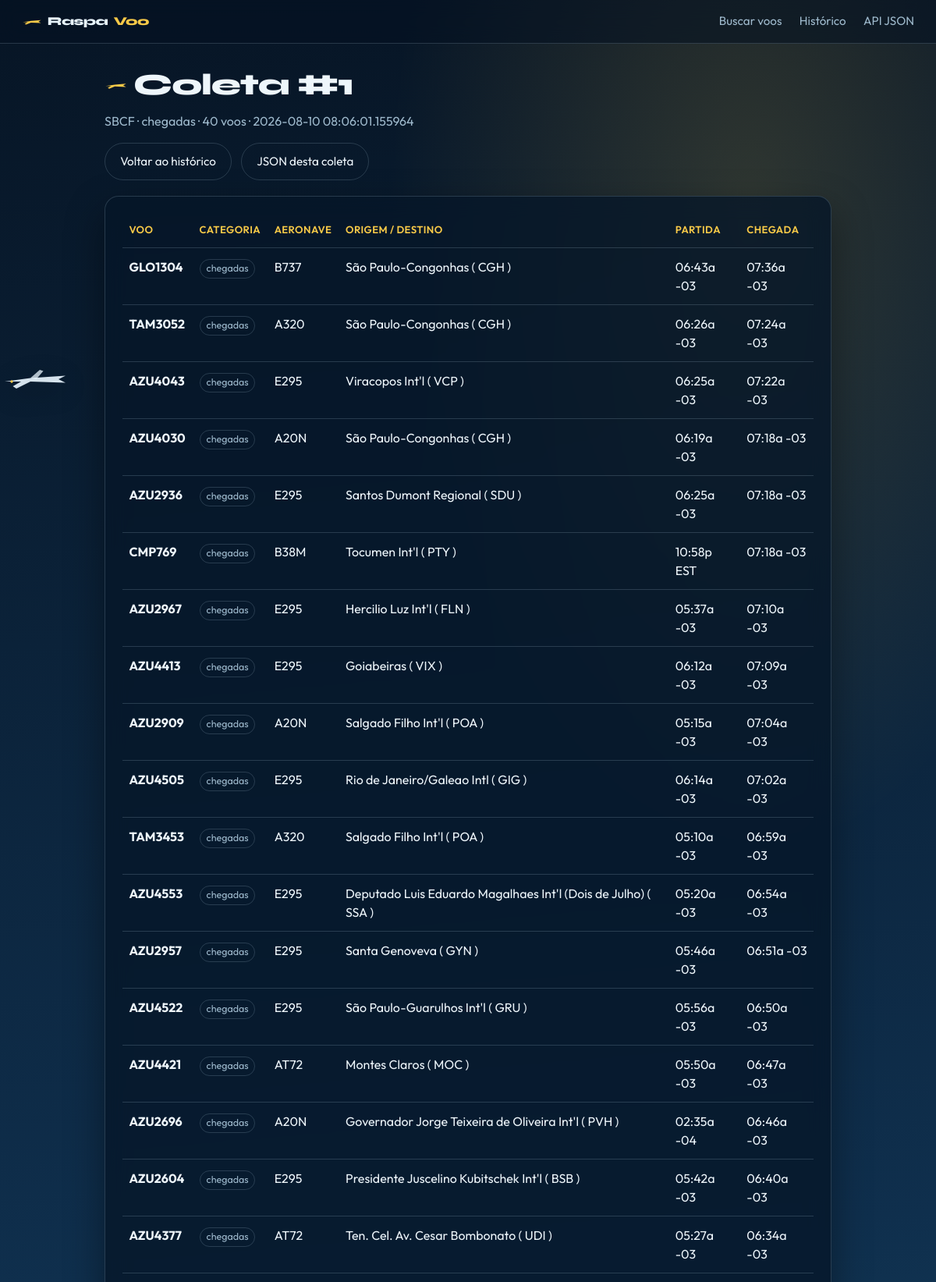
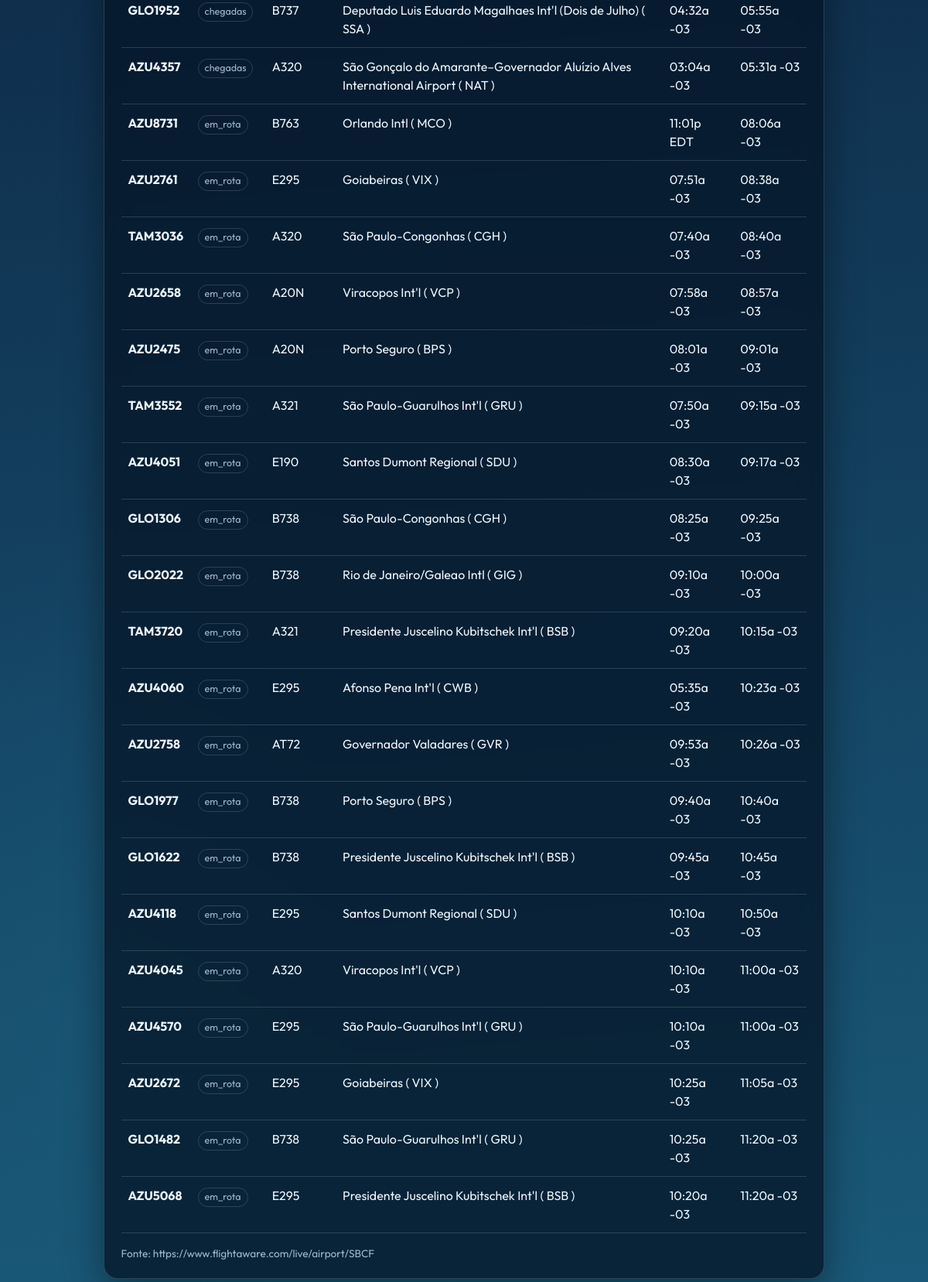
The app's page /historico/1 with its own data (2 pictures, top to bottom).
### models/coleta_voo.py (models this page shows, shortened)
class ColetaVoo(ModeloBase):
    __bind_key__ = "historico"
    __tablename__ = "coletas_voo"
    fonte = db.Column(db.String(255), nullable=False)
    aeroporto = db.Column(db.String(10), nullable=False)
    tipo_busca = db.Column(db.String(20), nullable=False)
    total = db.Column(db.Integer, nullable=False, default=0)
    voos = db.relationship(
        "VooInfo",
        back_populates="coleta",
        cascade="all, delete-orphan",
    )

### models/voo_info.py (models this page shows, shortened)
class VooInfo(ModeloBase):
    __bind_key__ = "historico"
    __tablename__ = "voos_info"
    coleta_id = db.Column(
        db.Integer,
        db.ForeignKey("coletas_voo.id"),
        nullable=False,
    )
    categoria = db.Column(db.String(40), nullable=False)
    identificacao = db.Column(db.String(40), nullable=False)
    tipo_aeronave = db.Column(db.String(40))
    local = db.Column(db.String(200))
    partida = db.Column(db.String(80))
    chegada = db.Column(db.String(80))
    coleta = db.relationship("ColetaVoo", back_populates="voos")

### controllers/site_controller.py (the view)
@site_bp.route("/historico/<int:coleta_id>")
def detalhe_coleta(coleta_id: int):
    coleta = db.session.get(ColetaVoo, coleta_id)
    if not coleta:
        flash("Coleta não encontrada.", "erro")
        return redirect(url_for("site.historico"))
    return render_template("detalhe_coleta.html", coleta=coleta)

### views/templates/detalhe_coleta.html (shortened to what this page needs)
{% extends "layout.html" %}
{% block content %}
<section class="topo-pagina">
    <h1>
        <svg class="titulo-aviao" viewBox="0 0 48 20" aria-hidden="true">
            <path d="M2 12 L22 9 L46 7 L40 11 L46 14 L22 13 L10 18 L7 16 L14 12 Z" fill="currentColor"/>
        </svg>
        Coleta #{{ coleta.id }}
    </h1>
    <p class="subtitulo">
        {{ coleta.aeroporto }} · {{ coleta.tipo_busca }} · {{ coleta.total }} voos · {{ coleta.data_criacao }}
    </p>
    <div class="hero-actions">
        <a class="btn" href="{{ url_for('site.historico') }}">Voltar ao histórico</a>
        <a class="btn" href="/api/historico/coletas/{{ coleta.id }}" target="_blank">JSON desta coleta</a>
    </div>
</section>
<section class="painel" style="margin-top: 1.25rem;">
    {% if coleta.voos %}
    <div class="tabela-wrap">
        <table class="tabela">
            <thead>
                <tr>
                    <th>Voo</th>
                    <th>Categoria</th>
                    <th>Aeronave</th>
                    <th>Origem / Destino</th>
                    <th>Partida</th>
                    <th>Chegada</th>
                </tr>
            </thead>
            <tbody>
                {% for v in coleta.voos %}
                <tr>
                    <td><strong>{{ v.identificacao }}</strong></td>
                    <td><span class="tag">{{ v.categoria }}</span></td>
                    <td>{{ v.tipo_aeronave or "—" }}</td>
                    <td>{{ v.local or "—" }}</td>
                    <td>{{ v.partida or "—" }}</td>
                    <td>{{ v.chegada or "—" }}</td>
                </tr>
                {% endfor %}
            </tbody>
        </table>
    </div>
    {% else %}
    <p class="vazio">Esta coleta não tem voos.</p>
    {% endif %}
    <p class="fonte">Fonte: {{ coleta.fonte }}</p>
</section>
{% endblock %}

### views/templates/layout.html (shortened to what this page needs)
<!DOCTYPE html>
<html lang="pt-BR">
<head>
    <link rel="stylesheet" href="{{ url_for('static', filename='css/style.css') }}">
</head>
<body>
    <div class="ceu" aria-hidden="true">
    </div>
    <nav class="nav">
        <a class="nav-brand" href="{{ url_for('site.home') }}">
            <svg class="nav-aviao" viewBox="0 0 48 20" aria-hidden="true">
                <path d="M2 12 L22 9 L46 7 L40 11 L46 14 L22 13 L10 18 L7 16 L14 12 Z" fill="currentColor"/>
            </svg>
            Raspa<span>Voo</span>
        </a>
        <a href="{{ url_for('site.home') }}">Buscar voos</a>
        <a href="{{ url_for('site.historico') }}">Histórico</a>
        <a href="/api" target="_blank">API JSON</a>
    </nav>
    <main class="container">
        {% block content %}{% endblock %}
    </main>
</body>
</html>

### views/static/css/style.css (style rules this page uses)
* { box-sizing: border-box; }
:root { --ceu-alto: #071525; --ceu-meio: #0f2f4d; --horizonte: #1a5a7a; --pista: #f7c948; --pista-clara: #ffe08a; --nuvem: #e8f4fc; --texto: #eef6fb; --texto-suave: #9eb9cc; --painel: rgba(6, 22, 40, 0.78); --borda: rgba(158, 185, 204, 0.22); --erro: #ff8a7a; --sucesso: #5eead4; --sombra: 0 20px 50px rgba(0, 0, 0, 0.4); }
body { margin: 0; min-height: 100vh; font-family: "Outfit", sans-serif; color: var(--texto); background: radial-gradient(ellipse 70% 45% at 80% 8%, rgba(247, 201, 72, 0.16), transparent 55%), radial-gradient(ellipse 50% 35% at 10% 90%, rgba(26, 90, 122, 0.45), transparent 60%), linear-gradient(175deg, var(--ceu-alto) 0%, var(--ceu-meio) 48%, var(--horizonte) 100%); background-attachment: fixed; line-height: 1.5; overflow-x: hidden; }
.ceu { position: fixed; inset: 0; pointer-events: none; z-index: 0; overflow: hidden; }
.aviao-flutuante { position: absolute; top: 14%; width: 90px; color: var(--nuvem); animation: voar 28s linear infinite; filter: drop-shadow(0 8px 16px rgba(0, 0, 0, 0.35)); }
.nav, .container { position: relative; z-index: 1; }
.nav { display: flex; flex-wrap: wrap; gap: 0.85rem 1.4rem; align-items: center; padding: 1rem 1.75rem; border-bottom: 1px solid var(--borda); backdrop-filter: blur(12px); background: rgba(5, 18, 34, 0.55); }
.nav a { color: var(--texto-suave); text-decoration: none; font-size: 0.95rem; transition: color 0.2s; }
.nav-brand { display: inline-flex; align-items: center; gap: 0.45rem; font-family: "Syne", sans-serif; font-weight: 800; font-size: 1.35rem; color: var(--nuvem) !important; margin-right: auto; letter-spacing: -0.03em; }
.nav-brand span { color: var(--pista); }
.nav-aviao { width: 1.6rem; height: auto; color: var(--pista); }
.container { max-width: 980px; margin: 0 auto; padding: 1.5rem 1.5rem 3rem; }
.topo-pagina { animation: fade-up 0.55s ease both; margin-bottom: 0.5rem; }
.topo-pagina h1 { display: flex; align-items: center; gap: 0.5rem; font-family: "Syne", sans-serif; font-weight: 800; font-size: clamp(1.8rem, 4vw, 2.4rem); margin: 0 0 0.35rem; letter-spacing: -0.03em; }
.titulo-aviao { width: 1.8rem; color: var(--pista); flex-shrink: 0; }
.subtitulo { color: var(--texto-suave); margin: 0 0 1rem; }
.hero-actions { display: flex; flex-wrap: wrap; gap: 0.75rem; }
.painel { background: var(--painel); border: 1px solid var(--borda); border-radius: 18px; padding: 1.35rem; box-shadow: var(--sombra); backdrop-filter: blur(14px); animation: fade-up 0.75s ease both; }
.btn { display: inline-block; padding: 0.72rem 1.2rem; background: transparent; color: var(--texto); text-decoration: none; border: 1px solid var(--borda); border-radius: 999px; font-size: 0.95rem; font-family: inherit; cursor: pointer; transition: background 0.2s, border-color 0.2s, transform 0.15s; white-space: nowrap; }
.tabela-wrap { overflow-x: auto; }
.tabela { width: 100%; border-collapse: collapse; }
.tabela th, .tabela td { padding: 0.75rem 0.55rem; text-align: left; border-bottom: 1px solid var(--borda); vertical-align: top; }
.tabela th { color: var(--pista); font-weight: 600; font-size: 0.82rem; text-transform: uppercase; letter-spacing: 0.03em; }
.tag { display: inline-block; padding: 0.15rem 0.5rem; border-radius: 999px; border: 1px solid var(--borda); font-size: 0.78rem; color: var(--texto-suave); white-space: nowrap; }
.fonte { margin: 1rem 0 0; font-size: 0.85rem; color: var(--texto-suave); }

### records on screen
ColetaVoo: id "1", aeroporto "SBCF", tipo_busca "chegadas", total "40", data_criacao "2026-08-10 08:06:01.155964", fonte "https://www.flightaware.com/live/airport/SBCF"
VooInfo: identificacao "GLO1304", categoria "chegadas", tipo_aeronave "B737", local "São Paulo-Congonhas ( CGH )", partida "06:43a -03", chegada "07:36a -03"
VooInfo: identificacao "TAM3052", categoria "chegadas", tipo_aeronave "A320", local "São Paulo-Congonhas ( CGH )", partida "06:26a -03", chegada "07:24a -03"
VooInfo: identificacao "AZU4043", categoria "chegadas", tipo_aeronave "E295", local "Viracopos Int'l ( VCP )", partida "06:25a -03", chegada "07:22a -03"
VooInfo: identificacao "AZU4030", categoria "chegadas", tipo_aeronave "A20N", local "São Paulo-Congonhas ( CGH )", partida "06:19a -03", chegada "07:18a -03"
VooInfo: identificacao "AZU2936", categoria "chegadas", tipo_aeronave "E295", local "Santos Dumont Regional ( SDU )", partida "06:25a -03", chegada "07:18a -03"
VooInfo: identificacao "CMP769", categoria "chegadas", tipo_aeronave "B38M", local "Tocumen Int'l ( PTY )", partida "10:58p EST", chegada "07:18a -03"
VooInfo: identificacao "AZU2967", categoria "chegadas", tipo_aeronave "E295", local "Hercilio Luz Int'l ( FLN )", partida "05:37a -03", chegada "07:10a -03"
VooInfo: identificacao "AZU4413", categoria "chegadas", tipo_aeronave "E295", local "Goiabeiras ( VIX )", partida "06:12a -03", chegada "07:09a -03"
VooInfo: identificacao "AZU2909", categoria "chegadas", tipo_aeronave "A20N", local "Salgado Filho Int'l ( POA )", partida "05:15a -03", chegada "07:04a -03"
VooInfo: identificacao "AZU4505", categoria "chegadas", tipo_aeronave "E295", local "Rio de Janeiro/Galeao Intl ( GIG )", partida "06:14a -03", chegada "07:02a -03"
VooInfo: identificacao "TAM3453", categoria "chegadas", tipo_aeronave "A320", local "Salgado Filho Int'l ( POA )", partida "05:10a -03", chegada "06:59a -03"
VooInfo: identificacao "AZU4553", categoria "chegadas", tipo_aeronave "E295", local "Deputado Luis Eduardo Magalhaes Int'l (Dois de Julho) ( SSA )", partida "05:20a -03", chegada "06:54a -03"
VooInfo: identificacao "AZU2957", categoria "chegadas", tipo_aeronave "E295", local "Santa Genoveva ( GYN )", partida "05:46a -03", chegada "06:51a -03"
VooInfo: identificacao "AZU4522", categoria "chegadas", tipo_aeronave "E295", local "São Paulo-Guarulhos Int'l ( GRU )", partida "05:56a -03", chegada "06:50a -03"
VooInfo: identificacao "AZU4421", categoria "chegadas", tipo_aeronave "AT72", local "Montes Claros ( MOC )", partida "05:50a -03", chegada "06:47a -03"
VooInfo: identificacao "AZU2696", categoria "chegadas", tipo_aeronave "A20N", local "Governador Jorge Teixeira de Oliveira Int'l ( PVH )", partida "02:35a -04", chegada "06:46a -03"
VooInfo: identificacao "AZU2604", categoria "chegadas", tipo_aeronave "E295", local "Presidente Juscelino Kubitschek Int'l ( BSB )", partida "05:42a -03", chegada "06:40a -03"
VooInfo: identificacao "AZU4377", categoria "chegadas", tipo_aeronave "AT72", local "Ten. Cel. Av. Cesar Bombonato ( UDI )", partida "05:27a -03", chegada "06:34a -03"
VooInfo: identificacao "GLO1952", categoria "chegadas", tipo_aeronave "B737", local "Deputado Luis Eduardo Magalhaes Int'l (Dois de Julho) ( SSA )", partida "04:32a -03", chegada "05:55a -03"
VooInfo: identificacao "AZU4357", categoria "chegadas", tipo_aeronave "A320", local "São Gonçalo do Amarante–Governador Aluízio Alves International Airport ( NAT )", partida "03:04a -03", chegada "05:31a -03"
VooInfo: identificacao "AZU8731", categoria "em_rota", tipo_aeronave "B763", local "Orlando Intl ( MCO )", partida "11:01p EDT", chegada "08:06a -03"
VooInfo: identificacao "AZU2761", categoria "em_rota", tipo_aeronave "E295", local "Goiabeiras ( VIX )", partida "07:51a -03", chegada "08:38a -03"
VooInfo: identificacao "TAM3036", categoria "em_rota", tipo_aeronave "A320", local "São Paulo-Congonhas ( CGH )", partida "07:40a -03", chegada "08:40a -03"
VooInfo: identificacao "AZU2658", categoria "em_rota", tipo_aeronave "A20N", local "Viracopos Int'l ( VCP )", partida "07:58a -03", chegada "08:57a -03"
VooInfo: identificacao "AZU2475", categoria "em_rota", tipo_aeronave "A20N", local "Porto Seguro ( BPS )", partida "08:01a -03", chegada "09:01a -03"
VooInfo: identificacao "TAM3552", categoria "em_rota", tipo_aeronave "A321", local "São Paulo-Guarulhos Int'l ( GRU )", partida "07:50a -03", chegada "09:15a -03"
VooInfo: identificacao "AZU4051", categoria "em_rota", tipo_aeronave "E190", local "Santos Dumont Regional ( SDU )", partida "08:30a -03", chegada "09:17a -03"
VooInfo: identificacao "GLO1306", categoria "em_rota", tipo_aeronave "B738", local "São Paulo-Congonhas ( CGH )", partida "08:25a -03", chegada "09:25a -03"
VooInfo: identificacao "GLO2022", categoria "em_rota", tipo_aeronave "B738", local "Rio de Janeiro/Galeao Intl ( GIG )", partida "09:10a -03", chegada "10:00a -03"
VooInfo: identificacao "TAM3720", categoria "em_rota", tipo_aeronave "A321", local "Presidente Juscelino Kubitschek Int'l ( BSB )", partida "09:20a -03", chegada "10:15a -03"
VooInfo: identificacao "AZU4060", categoria "em_rota", tipo_aeronave "E295", local "Afonso Pena Int'l ( CWB )", partida "05:35a -03", chegada "10:23a -03"
VooInfo: identificacao "AZU2758", categoria "em_rota", tipo_aeronave "AT72", local "Governador Valadares ( GVR )", partida "09:53a -03", chegada "10:26a -03"
VooInfo: identificacao "GLO1977", categoria "em_rota", tipo_aeronave "B738", local "Porto Seguro ( BPS )", partida "09:40a -03", chegada "10:40a -03"
VooInfo: identificacao "GLO1622", categoria "em_rota", tipo_aeronave "B738", local "Presidente Juscelino Kubitschek Int'l ( BSB )", partida "09:45a -03", chegada "10:45a -03"
VooInfo: identificacao "AZU4118", categoria "em_rota", tipo_aeronave "E295", local "Santos Dumont Regional ( SDU )", partida "10:10a -03", chegada "10:50a -03"
VooInfo: identificacao "AZU4045", categoria "em_rota", tipo_aeronave "A320", local "Viracopos Int'l ( VCP )", partida "10:10a -03", chegada "11:00a -03"
VooInfo: identificacao "AZU4570", categoria "em_rota", tipo_aeronave "E295", local "São Paulo-Guarulhos Int'l ( GRU )", partida "10:10a -03", chegada "11:00a -03"
VooInfo: identificacao "AZU2672", categoria "em_rota", tipo_aeronave "E295", local "Goiabeiras ( VIX )", partida "10:25a -03", chegada "11:05a -03"
VooInfo: identificacao "GLO1482", categoria "em_rota", tipo_aeronave "B738", local "São Paulo-Guarulhos Int'l ( GRU )", partida "10:25a -03", chegada "11:20a -03"
VooInfo: identificacao "AZU5068", categoria "em_rota", tipo_aeronave "E295", local "Presidente Juscelino Kubitschek Int'l ( BSB )", partida "10:20a -03", chegada "11:20a -03"
